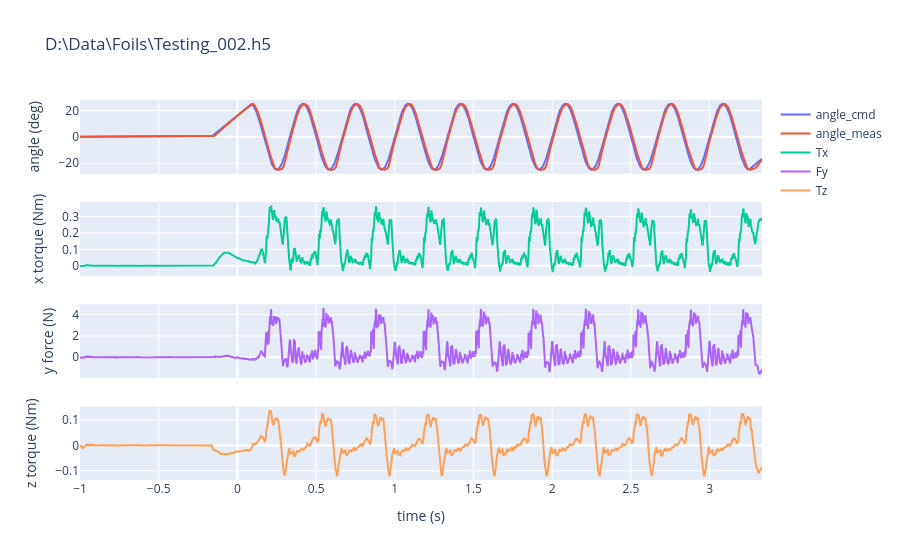

This figure's notebook cell:
### Code cell
fig = make_subplots(rows = 4, cols = 1,
                   shared_xaxes=True)
fig.add_trace(
    go.Scatter(x = t, y = angle_cmd, mode="lines", name="angle_cmd"),
    row=1, col=1)
fig.add_trace(
    go.Scatter(x = t, y = angle_measured, mode="lines", name="angle_meas"),
    row=1, col=1)
fig.add_trace(
    go.Scatter(x = t, y = forcetorque0[3,:], mode="lines", name="Tx"),
    row=2, col=1)
fig.add_trace(
    go.Scatter(x = t, y = forcetorque0[1,:], mode="lines", name="Fy"),
    row=3, col=1)
fig.add_trace(
    go.Scatter(x = t, y = forcetorque0[5,:], mode="lines", name="Tz"),
    row=4, col=1)

fig.update_yaxes(title_text = "angle (deg)", row=1)
fig.update_yaxes(title_text = "x torque (Nm)", row=2)
fig.update_yaxes(title_text = "y force (N)", row=3)
fig.update_yaxes(title_text = "z torque (Nm)", row=4)
fig.update_xaxes(title_text = "time (s)", row=4)
fig.update_layout(title_text = bender.filename)

### Figure 1 — Plotly figure (JSON) as saved in the notebook; plotly's stock layout.template omitted (floating-point values rounded to 4 significant figures; data arrays with more than 128 entries replaced by an {"elided": "..."} marker saying what was removed)
{"data": [{"mode": "lines", "name": "angle_cmd", "type": "scatter", "x": {"elided": "4334 float values"}, "xaxis": "x", "y": {"elided": "4334 float values"}, "yaxis": "y"}, {"mode": "lines", "name": "angle_meas", "type": "scatter", "x": {"elided": "4334 float values"}, "xaxis": "x", "y": {"elided": "4334 float values"}, "yaxis": "y"}, {"mode": "lines", "name": "Tx", "type": "scatter", "x": {"elided": "4334 float values"}, "xaxis": "x2", "y": {"elided": "4334 float values"}, "yaxis": "y2"}, {"mode": "lines", "name": "Fy", "type": "scatter", "x": {"elided": "4334 float values"}, "xaxis": "x3", "y": {"elided": "4334 float values"}, "yaxis": "y3"}, {"mode": "lines", "name": "Tz", "type": "scatter", "x": {"elided": "4334 float values"}, "xaxis": "x4", "y": {"elided": "4334 float values"}, "yaxis": "y4"}], "layout": {"title": {"text": "D:\\Data\\Foils\\Testing_002.h5"}, "xaxis": {"anchor": "y", "domain": [0, 1], "matches": "x4", "showticklabels": false}, "xaxis2": {"anchor": "y2", "domain": [0, 1], "matches": "x4", "showticklabels": false}, "xaxis3": {"anchor": "y3", "domain": [0, 1], "matches": "x4", "showticklabels": false}, "xaxis4": {"anchor": "y4", "domain": [0, 1], "title": {"text": "time (s)"}}, "yaxis": {"anchor": "x", "domain": [0.8063, 1], "title": {"text": "angle (deg)"}}, "yaxis2": {"anchor": "x2", "domain": [0.5375, 0.7312], "title": {"text": "x torque (Nm)"}}, "yaxis3": {"anchor": "x3", "domain": [0.2687, 0.4625], "title": {"text": "y force (N)"}}, "yaxis4": {"anchor": "x4", "domain": [0, 0.1938], "title": {"text": "z torque (Nm)"}}}}
